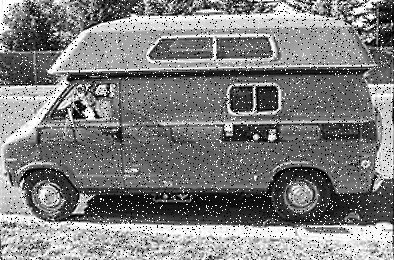
%> input picture lab2/images/wagon_shot_noise.png, 394 x 260 px
$ octave lab2_q6.m   (GNU Octave 9; MATLAB toolbox functions it lacks are replaced by stand-ins)
%> lines starting %> are read from the running program, lines starting %| are printed output that depends on the picture
### lab2/images/myMedian.m
% Q9
function newimage = myMedian(Img)
    [Irow, Icol] = size(Img)
    newimage = uint8(zeros(Irow,Icol))
    for r = 1:Irow
        for c = 1:Icol
            newI = Img(max(1,r-1):min(r+1,Icol),max(1,c-1):min(c+1,Irow))
            newimage(r,c) = median(sort(reshape(newI,1,[])))
        end
    end
end

### lab2/images/lab2_q6.m
I = imread('wagon_shot_noise.png')
%> I is the input picture: size 260x394 uint8; min 0, max 255, mean 127.1
%Q6
Imed = medfilt2(I,[5,5])
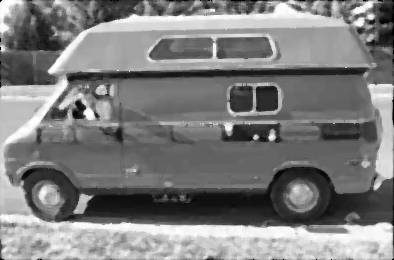
%> Imed: size 260x394 uint8; min 0, max 255, mean 126

h1 = fspecial('average',10)
I1 = imfilter(I,h1,'replicate')
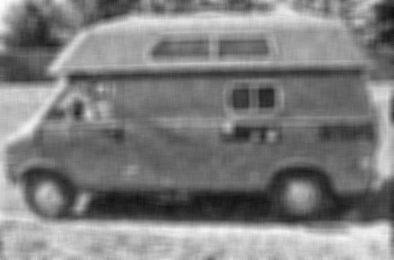
%> I1: size 260x394 uint8; min 19, max 253, mean 126.9

h2 = fspecial('gaussian',5,0.9)
I2 = imfilter(I,h2,'replicate')
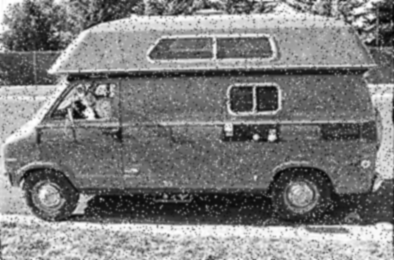
%> I2: size 260x394 uint8; min 3, max 255, mean 127.1
% Q7
%subplot(3,1,1)
%imshow(Imed)
%subplot(3,1,2)
%imshow(I1)
%subplot(3,1,3)
%imshow(I2)

% Median filtering helps in reducing noise at the same time preserving
% edges

%Q8

% Median filtering is more time consuming because it needs to sort the
% neighbourhood values

% Q10
% At the borders the value of the output after the filter is reduced
% because the values out of the boundary is take to be zero and henced the
% image is darkened.

% Q9
newimage = myMedian(I(128:192,128:192))
%> after the loop in myMedian, `for r = 1:Irow`:
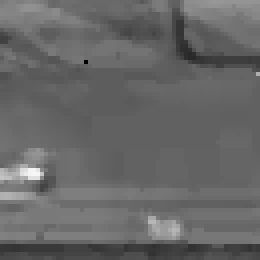
%> newimage: size 65x65 uint8 (shown 4 times larger); min 0, max 246, mean 102.8
subplot(3,1,1)
imshow(I(128:192,128:192))
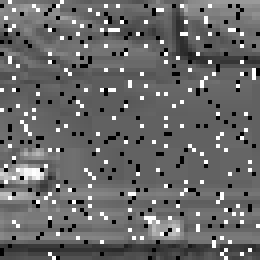
%> displayed picture: size 65x65, on the screen's scale of 0 to 255 (shown 4 times larger); min 0, max 255, mean 105
subplot(3,1,2)
Imedn = medfilt2(I(128:192,128:192),[3,3])
imshow(Imedn)
subplot(3,1,3)
imshow(newimage)
